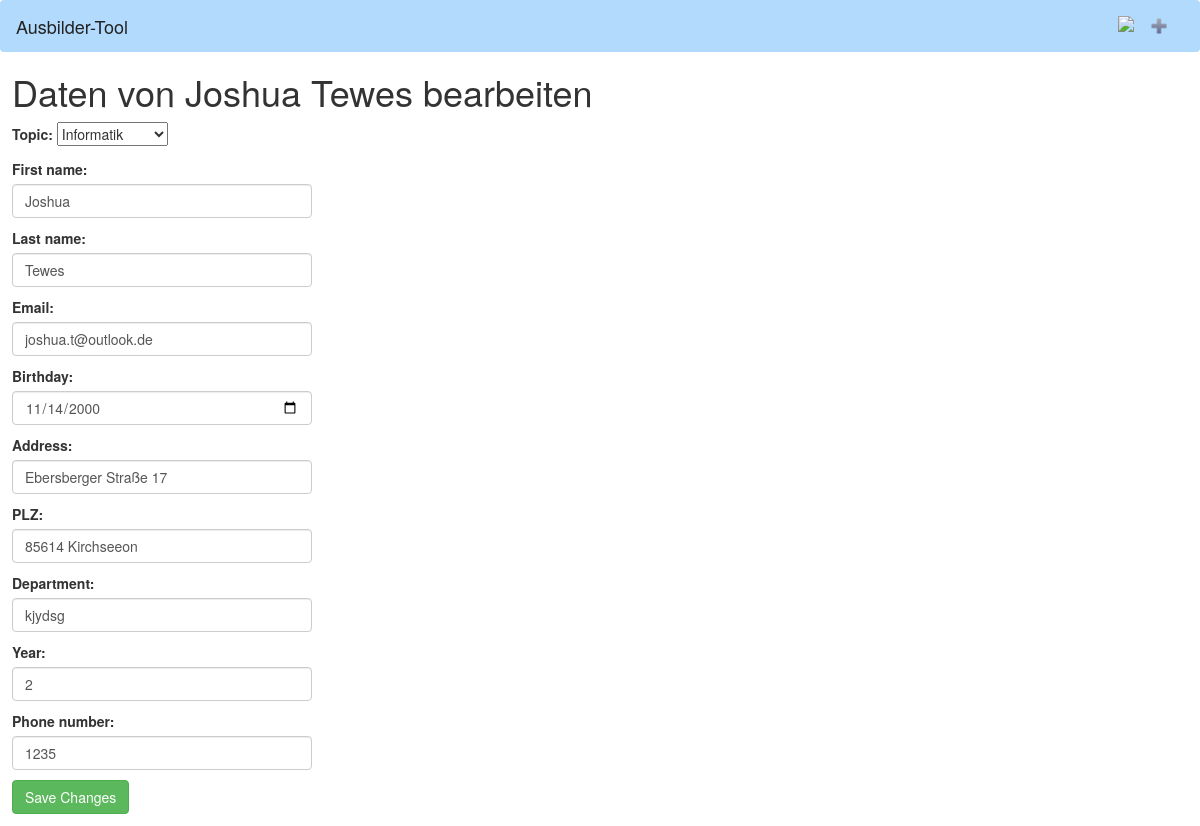
Screenshot of /change/36 (signed in) with the database file from the repository.
### azubi_list/models.py (models this page shows, shortened)
class Azubi(models.Model):
    topic = models.ForeignKey(Profession, on_delete=models.CASCADE)
    first_name = models.CharField(max_length=30)
    last_name = models.CharField(max_length=30)
    email = models.EmailField(max_length=30)
    birthday = models.DateField()
    address = models.CharField(max_length=30)
    PLZ = models.CharField(max_length=20)
    department = models.CharField(max_length=30)
    year = models.IntegerField()
    phone_number = models.CharField(max_length=30)

### azubi_list/views.py (the view)
# urls.py: path('change/<int:id>', edit_azubi_data, name="edit"),
def edit_azubi_data(request, id):
    if not request.user.is_authenticated:
        return redirect("/login/")
    azubi = get_object_or_404(Azubi, pk=id)
    if request.method == 'POST':
        form = AzubiForm(request.POST, instance=azubi)
        if form.is_valid():
            form.save()
            return homepage(request, "all", 0, id)
    else:
        form = AzubiForm(instance=azubi)
    context = {"azubi": azubi, "form": form}
    return render(request, 'change_azubi_values.html', context)

### azubi_list/models.py (called while the page is built)
    def __str__(self) -> str:
        return self.name

### azubi_list/templates/change_azubi_values.html (shortened to what this page needs)
<!DOCTYPE html>
<html lang="en">
<head>
    <link href="https://maxcdn.bootstrapcdn.com/bootstrap/3.3.7/css/bootstrap.min.css" rel="stylesheet">
</head>
<body>
    <div>{% include 'include/header.html' %}</div>
    <div style="margin: 1%">
        <h1 style="margin-left: 5">Daten von {{azubi.first_name}} {{azubi.last_name}} bearbeiten</h1>
        <form style="margin: 10" method="post">
            {{ form.as_p }}
            <input class="btn btn-success" type="submit" value="Save Changes">
    </div>
</body>
</html>

### rows the page displays
Azubi: first_name "Joshua", last_name "Tewes", topic "Informatik", email "joshua.t@outlook.de", birthday "11/14/2000", address "Ebersberger Straße 17", PLZ "85614 Kirchseeon", department "kjydsg", year "2", phone_number "1235"
